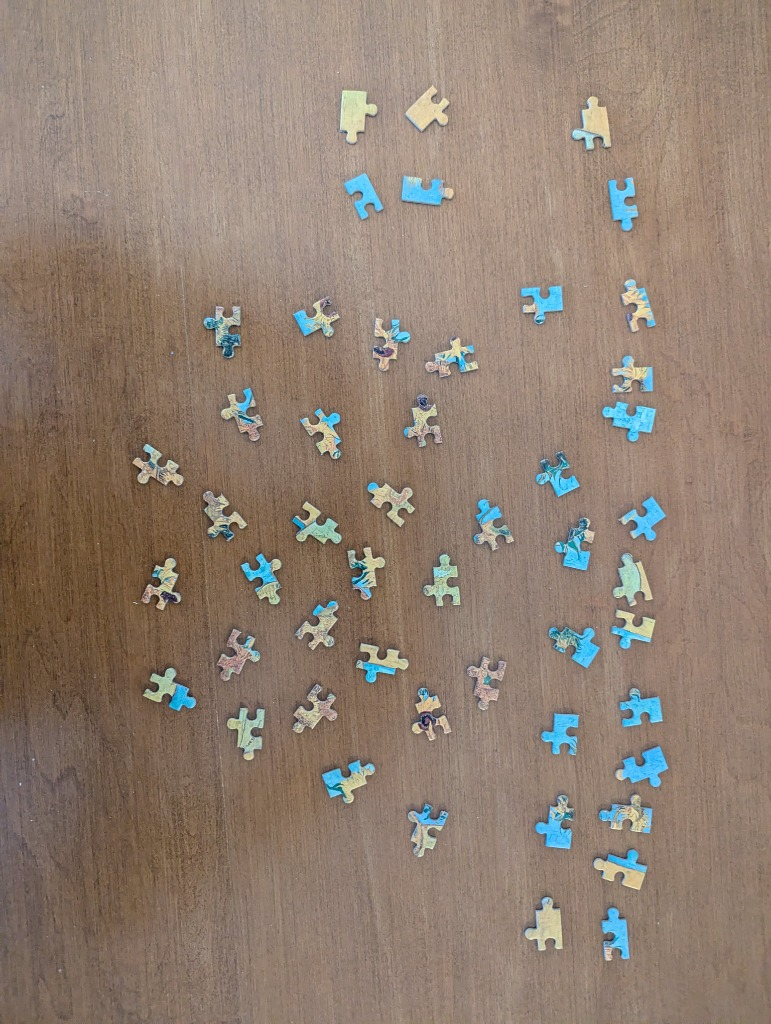
#> input picture puzzle_solver/data/pieces.jpg, 771 x 1024 px
$ jupyter execute exploration.ipynb
#> lines starting #> are read from the running program, lines starting #| are printed output that depends on the picture; after the words box and inside, x2 and y2 are one past the last pixel; in counts of white or black regions, pixels touching at a corner belong together
# Jigsaw Puzzle Image Segmentation: Localized Refinement Strategy

Previously across segmentation attempts, we relied heavily on global rules like aggressive Morphological Closing or Border Flood-Filling. However, doing so over an entire high-resolution image universally led to artifacts: the edges of the puzzle pieces were often topologically "distorted" (flattened out by structural kernels) or required a perfectly plain table border.

### The New Two-Pass Localized Strategy:
1. **Pass 1 - Global Crude Detection**: We use Canny Edges + generous Morphology over the whole image exclusively to "locate roughly where the pieces are". We explicitly ignore shape distortion here!
2. **Pass 2 - Statistical Outlier Rejection**: Using area constraints, we mathematically reject anything that isn't structurally sized like a puzzle piece.
3. **Pass 3 - Localized Precision Extraction**: We crop a tight bounding box around the crude piece, and deploy an exact localized segmentation model (like `GrabCut`) exclusively on that tiny sub-window.

By doing this, the local algorithm learns what the wooden table looks like *immediately* surrounding the actual puzzle piece, ensuring the absolute highest level of distortion-free pixel contouring!

## 1. Settings & Environment Setup

[cell 1]
import cv2
import numpy as np
import matplotlib.pyplot as plt
import os

# --- CONSTRAINTS / VARIABLES SETTINGS ---
# Blur Parameters
blur_kernel = (5, 5)

# Crude Structural Edge Detection (Canny)
canny_low = 25
canny_high = 100

# Crude Morphological Operations
# This is explicitly aggressive just to fuse the piece shapes globally.
crude_morph_kernel_size = (3, 3)
crude_morph_iterations = 2

# Output Configuration
image_path = '../data/pieces.jpg'
output_dir = '../pieces_output'

if not os.path.exists(output_dir):
    os.makedirs(output_dir)

# Helper function to plot images side-by-side
def plot_side_by_side(img1, title1, img2, title2, cmap1=None, cmap2=None):
    fig, axes = plt.subplots(1, 2, figsize=(16, 8))
    axes[0].imshow(img1, cmap=cmap1)
    axes[0].set_title(title1)
    axes[0].axis('off')

    axes[1].imshow(img2, cmap=cmap2)
    axes[1].set_title(title2)
    axes[1].axis('off')
    plt.tight_layout()
    plt.show()

## 2. Pass 1: Global Crude Detection
Load the image using OpenCV. We blur the image to remove background noise, extract the high-gradient edges, and aggressively seal the geometry. The resulting mask will act as our crude boundary mapper.

[cell 2]
original_img = cv2.imread(image_path)
#> original_img is the input picture: shape (1024, 771, 3); mean B, G, R 113.9, 127.5, 144.6
if original_img is None:
    print(f"Error: Could not load image from {image_path}. Please check the path.")
else:
    original_rgb = cv2.cvtColor(original_img, cv2.COLOR_BGR2RGB)
    gray_img = cv2.cvtColor(original_img, cv2.COLOR_BGR2GRAY)
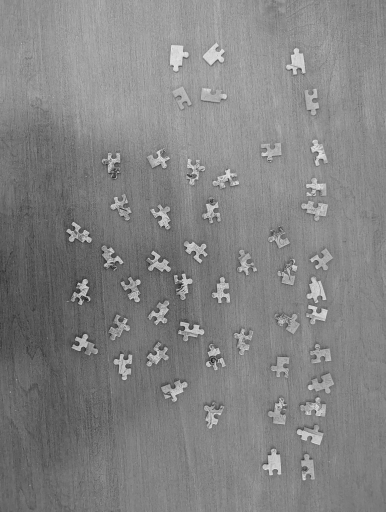
#> gray_img: shape (1024, 771) (shown at 1/2 size); min 9, max 246, mean 131

    blurred_img = cv2.GaussianBlur(gray_img, blur_kernel, 0)

    # 1. Structural Edges
    edges_img = cv2.Canny(blurred_img, canny_low, canny_high)
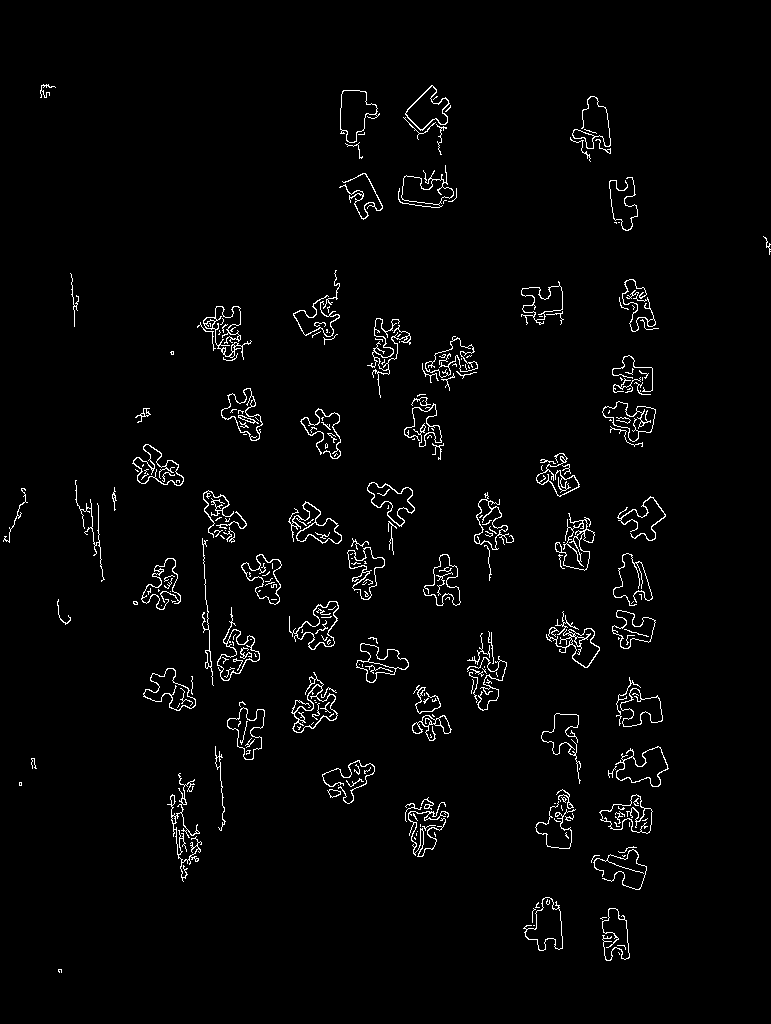
#> edges_img: shape (1024, 771); 2.4% white in thin lines or dots, all inside (x1, y1, x2, y2) = (3, 84, 771, 973)

    # 2. Aggressive Morphological Sealing
    kernel = cv2.getStructuringElement(cv2.MORPH_RECT, crude_morph_kernel_size)
    crude_mask = cv2.morphologyEx(edges_img, cv2.MORPH_CLOSE, kernel, iterations=crude_morph_iterations)
#> crude_mask: shape (1024, 771); 5.2% white; 65 white regions (3 under 20 px)

    plot_side_by_side(edges_img, 'Phase 1: Raw Canny Edges', crude_mask, 'Phase 1: Crude Sealed Mask', cmap1='gray', cmap2='gray')
#> in plot_side_by_side, `plt.show()`:
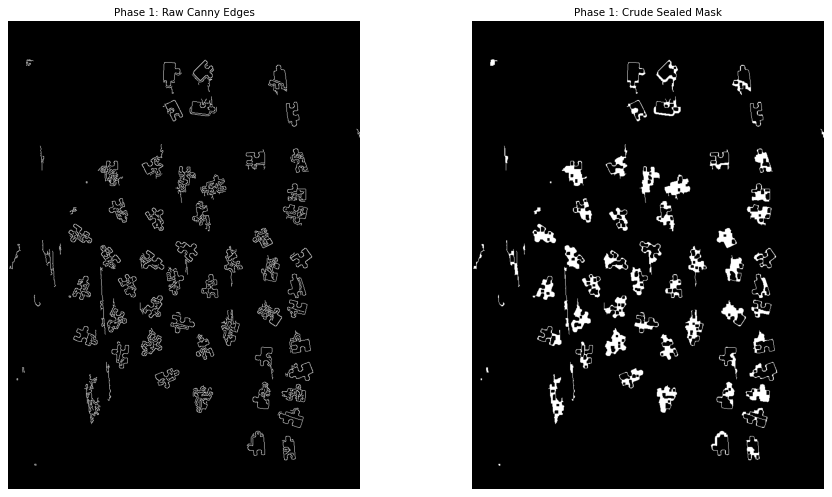
#> figure drawn by matplotlib, 2 panels

## 3. Pass 2: Statistical Outlier Rejection
Using the crude map, we extract external contours. We first enforce an absolute minimum cutoff (`>400 pixels`) to remove microscopic noise splinters.

Then, we use statistical probability: Knowing that a puzzle is cut roughly homogeneously, we identify the **Median Area** of all localized pieces. Any bounds outside `[0.5x, 1.5x]` the median are automatically mathematically rejected (discarding large artifacts or merged table anomalies).

[cell 3]
# Extract basic Topological contours
contours, _ = cv2.findContours(crude_mask, cv2.RETR_EXTERNAL, cv2.CHAIN_APPROX_SIMPLE)
#> contours = 65 contours, 3 with area under 20; largest, box (x1, y1, x2, y2) and area: (405, 797, 449, 857) 1468, (291, 672, 338, 733) 1447, (467, 631, 507, 711) 1442, (398, 165, 457, 208) 1413, (197, 306, 252, 361) 1377

candidate_contours = []
candidate_areas = []

for cnt in contours:
    # Baseline minimum noise extraction constraint
    area = cv2.contourArea(cnt)
    if area > 400:
        candidate_contours.append(cnt)
        candidate_areas.append(area)
#> this loop made 65 passes
#> area on passes 2, 3, 4, 5, 6, 7, 9, 10: 1034.5, 1312, 1272, 1468.5, 1148.5, 1218.5, 1309.5, 1112.5
#> after the loop, candidate_areas = 51 values, max 1468.5 at index 3, min 870.5 at index 18, mean 1149.4; candidate_contours = 51 contours; largest, box (x1, y1, x2, y2) and area: (405, 797, 449, 857) 1468, (291, 672, 338, 733) 1447, (467, 631, 507, 711) 1442, (398, 165, 457, 208) 1413, (197, 306, 252, 361) 1377

filtered_crude_contours = []

# Dynamically evaluates bounds based strictly on mathematical median
if candidate_areas:
    median_area = np.median(candidate_areas)
#> median_area = 1120.5

    lower_bound = median_area * 0.5
#> lower_bound = 560.2
    upper_bound = median_area * 1.5
#> upper_bound = 1680.8

    crude_contours_img = original_rgb.copy()

    for cnt in candidate_contours:
        area = cv2.contourArea(cnt)
        if lower_bound < area < upper_bound:
            filtered_crude_contours.append(cnt)
            cv2.drawContours(crude_contours_img, [cnt], -1, (255, 0, 0), 2)
#> this loop made 51 passes
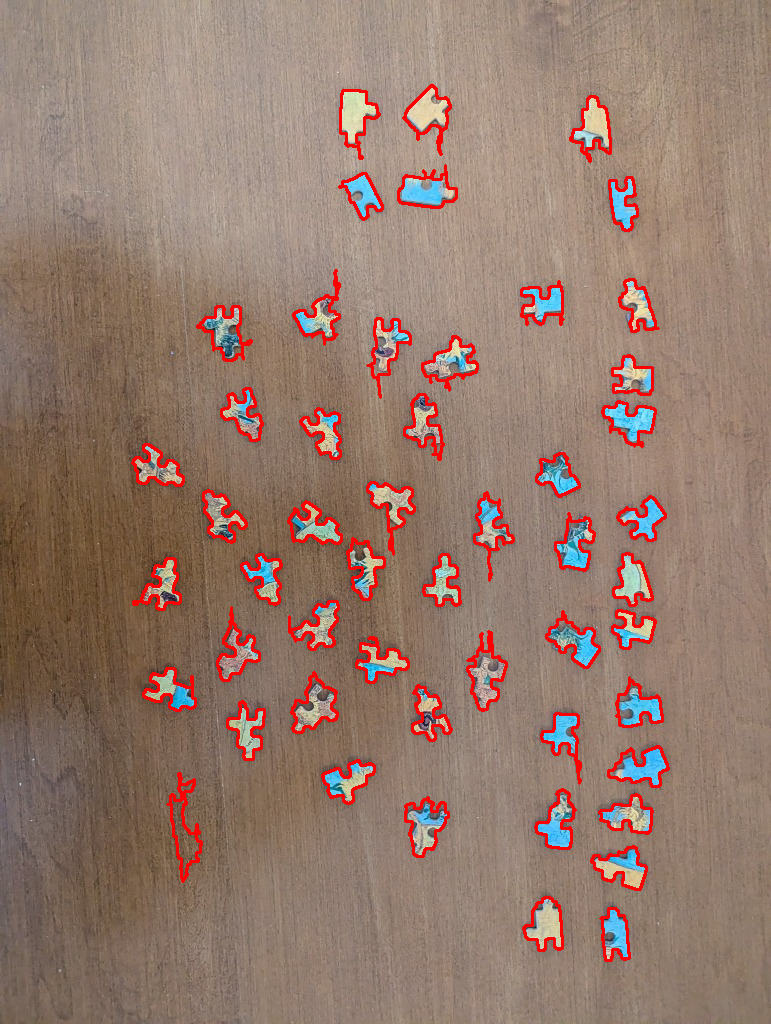
#> crude_contours_img: shape (1024, 771, 3); mean R, G, B 149.9, 121.8, 108.4
#> after the loop, filtered_crude_contours has the same summary as candidate_contours

    print(f"Algorithm cleanly located exactly {len(filtered_crude_contours)} pieces based dynamically on Median Area: {median_area:.1f}px")
#| Algorithm cleanly located exactly 51 pieces based dynamically on Median Area: 1120.5px

    plt.figure(figsize=(10, 8))
    plt.imshow(crude_contours_img)
    plt.title(f'Crude Locations (Found {len(filtered_crude_contours)} valid pieces)')
    plt.axis('off')
    plt.show()

## 4. Pass 3: Dynamically Localized Piece Refinement
Now for the most critical step. For each valid contour, we will extract a tight rectangular sub-window (Patch) directly from the `original_img`.

Inside this patch, because the bounding edge natively contains table margin, we map Gaussian Mixture Models (GMM) using **GrabCut**. By calling `cv2.grabCut` explicitly bounded inside a `rect`, the algorithm accurately calculates what is structurally background from the perimeter, perfectly contouring and cleanly sealing simply the foreground piece without invoking any distorting morphology parameters!

[cell 4]
refined_contours = []
refined_pieces_img = original_rgb.copy()

# The margin size we pad around the tight crude bounds to guarantee the sub-window includes background
m_pad = 10

h_full, w_full = original_img.shape[:2]

for i, crude_cnt in enumerate(filtered_crude_contours):
    # 1. Retrieve tightly packaged constraint mapping
    x, y, w, h = cv2.boundingRect(crude_cnt)

    # 2. Add padding dynamically ensuring bounds don't structurally violate original array size limits
    x_start = max(0, x - m_pad)
    y_start = max(0, y - m_pad)
    x_end = min(w_full, x + w + m_pad)
    y_end = min(h_full, y + h + m_pad)

    patch_w = x_end - x_start
    patch_h = y_end - y_start

    # Crop heavily constrained Original RGB payload for GrabCut calculation
    patch_rgb = original_img[y_start:y_end, x_start:x_end]

    # Setup masks required inherently for cv2.grabCut
    mask = np.zeros((patch_h, patch_w), np.uint8)
    bgdModel = np.zeros((1,65), np.float64)
    fgdModel = np.zeros((1,65), np.float64)

    # 3. Define mapping rectangle structurally assuming the perimeter padding defines "Sure Background" class natively
    rect = (2, 2, patch_w - 4, patch_h - 4)

    # 4. Process highly accurate local Foreground vs Background color probability maps natively
    cv2.grabCut(patch_rgb, mask, rect, bgdModel, fgdModel, 5, cv2.GC_INIT_WITH_RECT)

    # mask variables definition: 0/2 => background | 1/3 => foreground
    grabcut_mask = np.where((mask==2)|(mask==0), 0, 1).astype('uint8')

    # Evaluate contours inherently locally
    pc_cnts, _ = cv2.findContours(grabcut_mask, cv2.RETR_EXTERNAL, cv2.CHAIN_APPROX_SIMPLE)

    if pc_cnts:
        # Determine strict bounds locally and translate the contour coordinates completely back into the full parent image!
        exact_cnt_local = max(pc_cnts, key=cv2.contourArea)
        exact_cnt_global = exact_cnt_local + [x_start, y_start]

        refined_contours.append((exact_cnt_global, (x_start, y_start, patch_w, patch_h), grabcut_mask))
        cv2.drawContours(refined_pieces_img, [exact_cnt_global], -1, (0, 255, 0), 2)
#> this loop made 51 passes
#> (x, y, w, h, x_start, y_start, x_end, y_end) on passes 1 to 8: (600, 908, 30, 53, 590, 898, 640, 971), (523, 897, 40, 54, 513, 887, 573, 961), (591, 846, 56, 44, 581, 836, 657, 900), (405, 797, 44, 60, 395, 787, 459, 867), (599, 794, 54, 40, 589, 784, 663, 844), (535, 789, 41, 60, 525, 779, 586, 859), (167, 773, 35, 109, 157, 763, 212, 892), (322, 760, 53, 44, 312, 750, 385, 814)
#> pass 1, `patch_rgb = original_img[y_start:y_end, x_start:x_end]`:
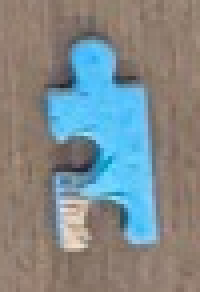
#> patch_rgb: shape (73, 50, 3) (shown 4 times larger); mean B, G, R 138.2, 136.7, 129.1
#> pass 3, `patch_rgb = original_img[y_start:y_end, x_start:x_end]`:
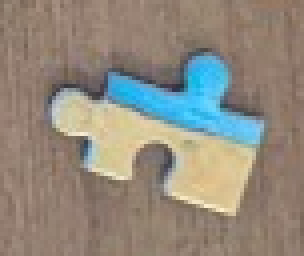
#> patch_rgb: shape (64, 76, 3) (shown 4 times larger); mean B, G, R 125.6, 137.5, 145.5
#> after the loop:
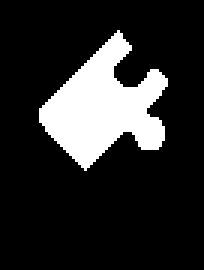
#> grabcut_mask: shape (90, 68) (shown 3 times larger); values 0 (black) and 1 (white), 16.7% white; 1 white region, box (x1, y1, x2, y2) and area: (13, 10, 56, 57) 1025
#> after the loop:
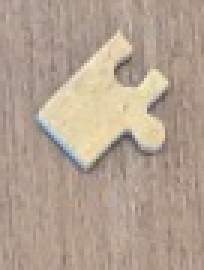
#> patch_rgb: shape (90, 68, 3) (shown 3 times larger); mean B, G, R 145, 161.5, 179.4
#> after the loop:
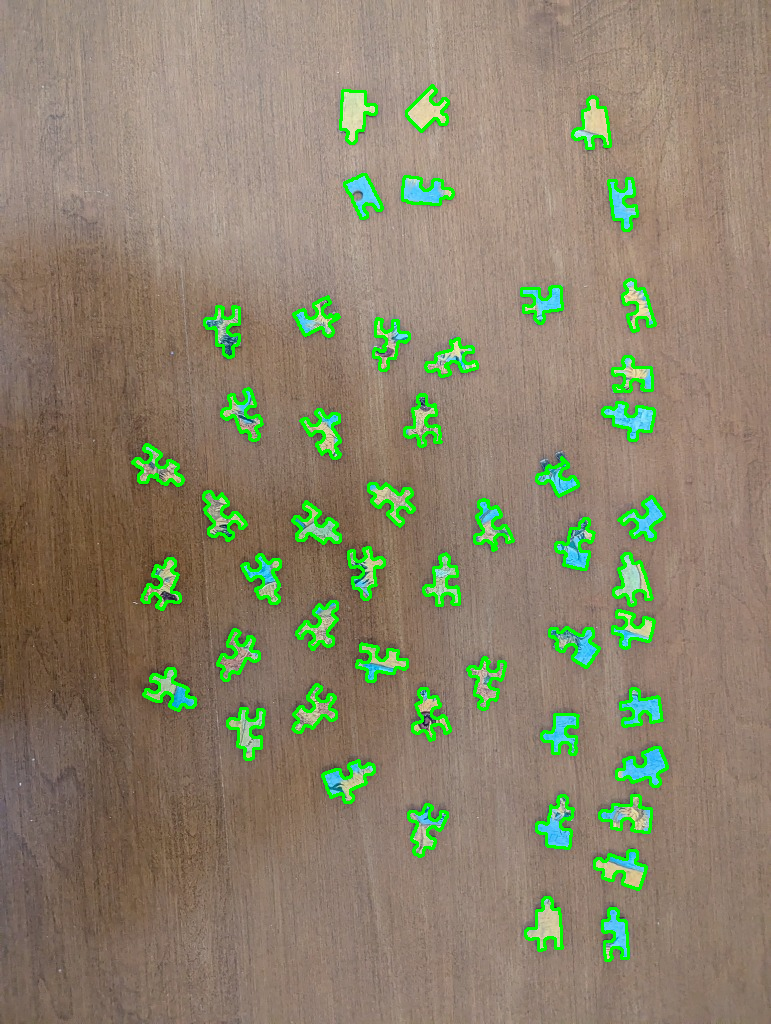
#> refined_pieces_img: shape (1024, 771, 3); mean R, G, B 139.1, 131.6, 107.7

print(f"Morphology-free exactly refined pieces generated seamlessly: {len(refined_contours)}")
#| Morphology-free exactly refined pieces generated seamlessly: 50

plt.figure(figsize=(10, 8))
plt.imshow(refined_pieces_img)
plt.title(f'Highly Precision Rendered (Refined Exactly {len(refined_contours)} Pieces)')
plt.axis('off')
plt.show()

## 5. Matrix Bounding & RGBA Final Exporting
We map the high-accuracy extracted bounds locally recursively scaling 4-channel transparent payloads cleanly suited out perfectly for virtual assembly.

[cell 5]
for i, data in enumerate(refined_contours):
    exact_cnt_global, patch_coords, local_mask = data
    x_s, y_s, pw, ph = patch_coords

    # Sub-crop the BGR exact mapped block mapping locally
    cropped_img = original_img[y_s:y_s+ph, x_s:x_s+pw]

    local_mask_alpha = local_mask * 255 # Format Alpha Mask 0/255 appropriately

    # Calculate exact rect bounds natively matching piece locally inside the patch constraint
    lx, ly, lw, lh = cv2.boundingRect(exact_cnt_global - [x_s, y_s])

    # Perform strict structural crop internally dropping background padding
    final_rgb = cropped_img[ly:ly+lh, lx:lx+lw]
    final_alpha = local_mask_alpha[ly:ly+lh, lx:lx+lw]

    b, g, r = cv2.split(final_rgb)
    rgba_piece = cv2.merge([b, g, r, final_alpha])

    output_filename = os.path.join(output_dir, f'piece_{i+1:03d}.png')
    cv2.imwrite(output_filename, rgba_piece)
#> this loop made 50 passes
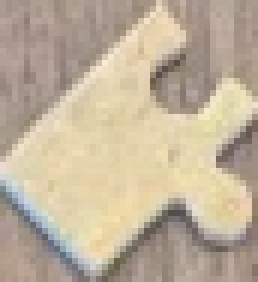
#> final_rgb: shape (47, 43, 3) (shown 6 times larger); mean B, G, R 154.5, 176.7, 191.5

print(f"Successfully processed structurally undistorted output recursively resulting exactly in {len(refined_contours)} mapping datasets!")
#| Successfully processed structurally undistorted output recursively resulting exactly in 50 mapping datasets!
